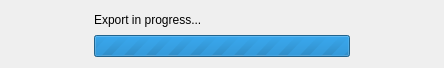
<?xml version="1.0" encoding="UTF-8"?>
<ui version="4.0">
 <class>reExportProgress</class>
 <widget class="QDialog" name="reExportProgress">
  <property name="windowModality">
   <enum>Qt::WindowModal</enum>
  </property>
  <property name="geometry">
   <rect>
    <x>0</x>
    <y>0</y>
    <width>444</width>
    <height>68</height>
   </rect>
  </property>
  <property name="sizePolicy">
   <sizepolicy hsizetype="Fixed" vsizetype="Fixed">
    <horstretch>0</horstretch>
    <verstretch>0</verstretch>
   </sizepolicy>
  </property>
  <property name="windowTitle">
   <string>Exporting your scene</string>
  </property>
  <property name="modal">
   <bool>true</bool>
  </property>
  <layout class="QHBoxLayout" name="horizontalLayout">
   <item>
    <spacer name="horizontalSpacer">
     <property name="orientation">
      <enum>Qt::Horizontal</enum>
     </property>
     <property name="sizeType">
      <enum>QSizePolicy::Preferred</enum>
     </property>
     <property name="sizeHint" stdset="0">
      <size>
       <width>83</width>
       <height>20</height>
      </size>
     </property>
    </spacer>
   </item>
   <item>
    <layout class="QVBoxLayout" name="verticalLayout">
     <item>
      <widget class="QLabel" name="message">
       <property name="text">
        <string>Export in progress...</string>
       </property>
      </widget>
     </item>
     <item>
      <widget class="QProgressBar" name="progressBar">
       <property name="maximum">
        <number>0</number>
       </property>
       <property name="value">
        <number>-1</number>
       </property>
      </widget>
     </item>
    </layout>
   </item>
   <item>
    <spacer name="horizontalSpacer_2">
     <property name="orientation">
      <enum>Qt::Horizontal</enum>
     </property>
     <property name="sizeType">
      <enum>QSizePolicy::Preferred</enum>
     </property>
     <property name="sizeHint" stdset="0">
      <size>
       <width>83</width>
       <height>20</height>
      </size>
     </property>
    </spacer>
   </item>
  </layout>
 </widget>
 <resources/>
 <connections/>
</ui>
